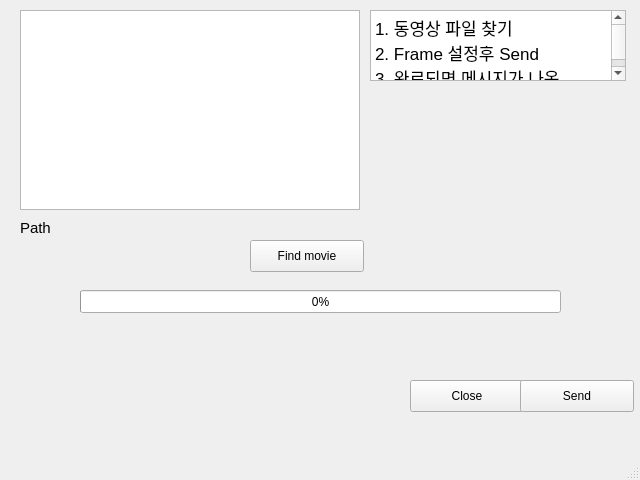
<?xml version="1.0" encoding="UTF-8"?>
<ui version="4.0">
 <class>MainWindow</class>
 <widget class="QMainWindow" name="MainWindow">
  <property name="geometry">
   <rect>
    <x>0</x>
    <y>0</y>
    <width>640</width>
    <height>480</height>
   </rect>
  </property>
  <property name="windowTitle">
   <string>MainWindow</string>
  </property>
  <widget class="QWidget" name="centralwidget">
   <widget class="QPushButton" name="FindButton">
    <property name="geometry">
     <rect>
      <x>250</x>
      <y>240</y>
      <width>114</width>
      <height>32</height>
     </rect>
    </property>
    <property name="text">
     <string>Find movie</string>
    </property>
   </widget>
   <widget class="QPushButton" name="CloseButton">
    <property name="geometry">
     <rect>
      <x>410</x>
      <y>380</y>
      <width>114</width>
      <height>32</height>
     </rect>
    </property>
    <property name="text">
     <string>Close</string>
    </property>
   </widget>
   <widget class="QPushButton" name="SendButton">
    <property name="geometry">
     <rect>
      <x>520</x>
      <y>380</y>
      <width>114</width>
      <height>32</height>
     </rect>
    </property>
    <property name="text">
     <string>Send</string>
    </property>
   </widget>
   <widget class="QTextBrowser" name="textBrowser">
    <property name="geometry">
     <rect>
      <x>370</x>
      <y>10</y>
      <width>256</width>
      <height>71</height>
     </rect>
    </property>
    <property name="toolTip">
     <string>&lt;html&gt;&lt;head/&gt;&lt;body&gt;&lt;p&gt;dd&lt;/p&gt;&lt;/body&gt;&lt;/html&gt;</string>
    </property>
    <property name="html">
     <string>&lt;!DOCTYPE HTML PUBLIC &quot;-//W3C//DTD HTML 4.0//EN&quot; &quot;http://www.w3.org/TR/REC-html40/strict.dtd&quot;&gt;
&lt;html&gt;&lt;head&gt;&lt;meta name=&quot;qrichtext&quot; content=&quot;1&quot; /&gt;&lt;style type=&quot;text/css&quot;&gt;
p, li { white-space: pre-wrap; }
&lt;/style&gt;&lt;/head&gt;&lt;body style=&quot; font-family:'.SF NS Text'; font-size:13pt; font-weight:400; font-style:normal;&quot;&gt;
&lt;p style=&quot; margin-top:0px; margin-bottom:0px; margin-left:0px; margin-right:0px; -qt-block-indent:0; text-indent:0px;&quot;&gt;1. 동영상 파일 찾기&lt;/p&gt;
&lt;p style=&quot; margin-top:0px; margin-bottom:0px; margin-left:0px; margin-right:0px; -qt-block-indent:0; text-indent:0px;&quot;&gt;2. Frame 설정후 Send&lt;/p&gt;
&lt;p style=&quot; margin-top:0px; margin-bottom:0px; margin-left:0px; margin-right:0px; -qt-block-indent:0; text-indent:0px;&quot;&gt;3. 완료되면 메시지가 나옴&lt;/p&gt;&lt;/body&gt;&lt;/html&gt;</string>
    </property>
   </widget>
   <widget class="QGraphicsView" name="graphicsView">
    <property name="geometry">
     <rect>
      <x>20</x>
      <y>10</y>
      <width>340</width>
      <height>200</height>
     </rect>
    </property>
   </widget>
   <widget class="QLabel" name="PathText">
    <property name="geometry">
     <rect>
      <x>20</x>
      <y>220</y>
      <width>321</width>
      <height>16</height>
     </rect>
    </property>
    <property name="font">
     <font>
      <pointsize>11</pointsize>
     </font>
    </property>
    <property name="text">
     <string>Path</string>
    </property>
   </widget>
   <widget class="QProgressBar" name="progressBar">
    <property name="geometry">
     <rect>
      <x>80</x>
      <y>290</y>
      <width>481</width>
      <height>23</height>
     </rect>
    </property>
    <property name="value">
     <number>0</number>
    </property>
   </widget>
   <widget class="QLabel" name="pLabel">
    <property name="geometry">
     <rect>
      <x>80</x>
      <y>320</y>
      <width>481</width>
      <height>20</height>
     </rect>
    </property>
    <property name="text">
     <string/>
    </property>
    <property name="alignment">
     <set>Qt::AlignCenter</set>
    </property>
   </widget>
  </widget>
  <widget class="QMenuBar" name="menubar">
   <property name="geometry">
    <rect>
     <x>0</x>
     <y>0</y>
     <width>640</width>
     <height>22</height>
    </rect>
   </property>
  </widget>
  <widget class="QStatusBar" name="statusbar"/>
 </widget>
 <resources/>
 <connections/>
</ui>
